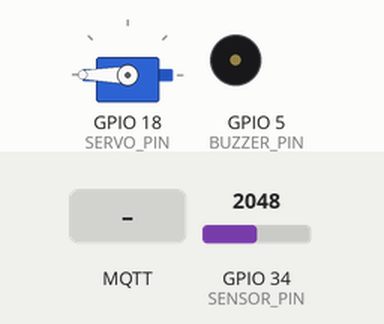
Recording of a sketch running on a simulated ESP32. On the bench: servo, buzzer (waves = sounding, pin HIGH). The test bench sets the inputs (shaded band); at power-on: GPIO 34 (SENSOR_PIN) = 2048. WiFi joins after 1.5 s; servers stay silent unless stated; no MQTT or app messages arrive unless stated; what the sketch prints to the serial monitor is not drawn.

Above: at 2.3 s.
2.4 s: GPIO 34 (SENSOR_PIN) set to 1572
5.4 s: GPIO 34 (SENSOR_PIN) set to 1467
At 6.0 s:
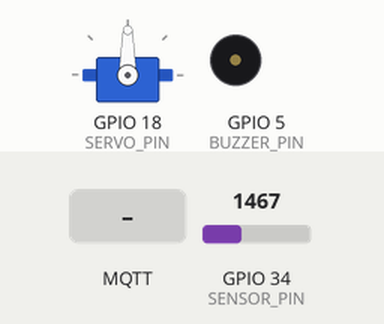
8.4 s: MQTT message "0" arrives on the first subscribed topic
At 9.6 s:
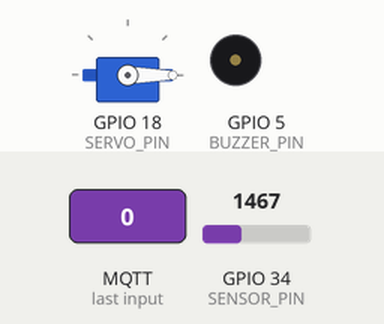
9.9 s: MQTT message "1" arrives on the third subscribed topic
At 10.8 s:
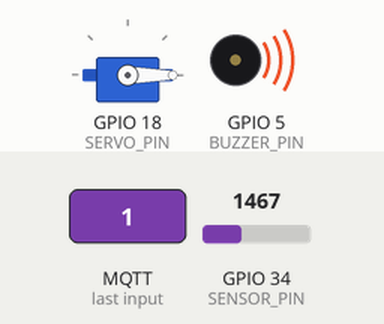
11.4 s: MQTT message "90" arrives on the second subscribed topic
At 11.9 s:
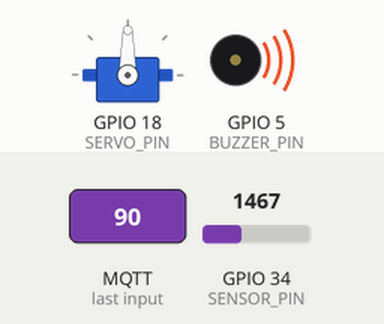
Timing chart, 0 to 13.9 s (numbered marks = the images above; inputs shaded):
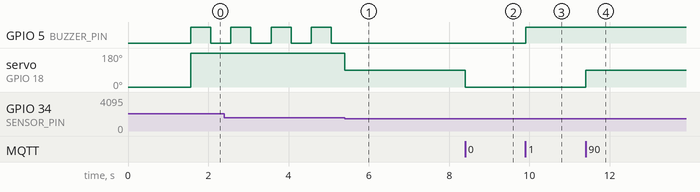

The sketch:

Posttest3.ino
```cpp
#include <WiFi.h>
#include <PubSubClient.h>
#include <ESP32Servo.h>

// ===== WIFI =====
const char* ssid = "yn's";
const char* password = "0987654321";

// ===== MQTT =====
const char* mqtt_server = "broker.emqx.io";

WiFiClient espClient;
PubSubClient client(espClient);

// ===== PIN =====
#define SENSOR_PIN 34
#define BUZZER_PIN 5
#define SERVO_PIN 18

Servo servo;

char mode[10] = "AUTO";
int manualServo = 0;
int manualBuzzer = 0;

unsigned long lastBlink = 0;
bool buzzerState = false;

unsigned long lastPublish = 0;

void ensureWiFi() {
  if (WiFi.status() != WL_CONNECTED) {
    Serial.println("Reconnect WiFi...");
    WiFi.begin(ssid, password);
    while (WiFi.status() != WL_CONNECTED) {
      delay(500);
      Serial.print(".");
    }
    Serial.println("\nWiFi Connected!");
  }
}

void callback(char* topic, byte* payload, unsigned int length) {

  char msg[20];
  memcpy(msg, payload, length);
  msg[length] = '\0';

  for (int i = 0; i < strlen(msg); i++) {
    if (msg[i] == '\n' || msg[i] == '\r') {
      msg[i] = '\0';
      break;
    }
  }

  Serial.print("TOPIC: ");
  Serial.println(topic);
  Serial.print("MSG: ");
  Serial.println(msg);

  // ===== MODE =====
  if (strcmp(topic, "bendungan/control/mode") == 0) {
    strcpy(mode, msg);
  }

  // ===== SERVO =====
  if (strcmp(topic, "bendungan/control/servo") == 0) {
    manualServo = atoi(msg);
  }

  // ===== BUZZER =====
  if (strcmp(topic, "bendungan/control/buzzer") == 0) {
    manualBuzzer = atoi(msg);
  }
}

void reconnect() {
  while (!client.connected()) {
    Serial.println("Connecting MQTT...");

    if (client.connect("ESP32_BENDUNGAN")) {
      Serial.println("MQTT Connected");

      client.subscribe("bendungan/control/mode");
      client.subscribe("bendungan/control/servo");
      client.subscribe("bendungan/control/buzzer");

    } else {
      Serial.print("Failed, rc=");
      Serial.print(client.state());
      Serial.println(" retry...");
      delay(2000);
    }
  }
}

void setup() {
  Serial.begin(115200);

  pinMode(BUZZER_PIN, OUTPUT);

  servo.attach(SERVO_PIN);
  servo.write(0);

  WiFi.begin(ssid, password);

  client.setServer(mqtt_server, 1883);
  client.setCallback(callback);
}

void loop() {

  ensureWiFi();

  if (!client.connected()) reconnect();
  client.loop();

  int sensorValue = analogRead(SENSOR_PIN);

  char status[10];
  char buzzerStatus[10];
  int servoPos = 0;

  Serial.print("MODE SEKARANG: ");
  Serial.println(mode);

  // ===== MODE AUTO =====
  if (strcmp(mode, "AUTO") == 0) {

    if (sensorValue <= 800) {
      strcpy(status, "AMAN");
      servoPos = 0;
      digitalWrite(BUZZER_PIN, LOW);
      strcpy(buzzerStatus, "OFF");
    }
    else if (sensorValue <= 1500) {
      strcpy(status, "WASPADA");
      servoPos = 90;
      digitalWrite(BUZZER_PIN, LOW);
      strcpy(buzzerStatus, "OFF");
    }
    else {
      strcpy(status, "BAHAYA");
      servoPos = 180;

      if (millis() - lastBlink > 500) {
        lastBlink = millis();
        buzzerState = !buzzerState;
        digitalWrite(BUZZER_PIN, buzzerState);
      }

      strcpy(buzzerStatus, "BLINK");
    }

    servo.write(servoPos);
  }

  // ===== MODE MANUAL =====
  else {

    strcpy(status, "MANUAL");

    servo.write(manualServo);
    servoPos = manualServo;

    if (manualBuzzer == 1) {
      digitalWrite(BUZZER_PIN, HIGH);
      strcpy(buzzerStatus, "ON");
    } else {
      digitalWrite(BUZZER_PIN, LOW);
      strcpy(buzzerStatus, "OFF");
    }
  }

  // ===== PUBLISH NON-BLOCKING =====
  if (millis() - lastPublish > 1000) {
    lastPublish = millis();

    char levelStr[10];
    sprintf(levelStr, "%d", sensorValue);

    char servoStr[10];
    sprintf(servoStr, "%d", servoPos);

    client.publish("bendungan/monitor/level", levelStr, true);
    client.publish("bendungan/monitor/status", status, true);
    client.publish("bendungan/monitor/servo", servoStr, true);
    client.publish("bendungan/monitor/buzzer", buzzerStatus, true);
  }
}
```

Measured:
- the behaviour switches between 1501 and 1500 on GPIO 34 (SENSOR_PIN) (found by bisection; images 0 and 1)
- after the input at 5.4 s, GPIO 5 (BUZZER_PIN): stops changing and stays LOW; servo on GPIO 18 (SERVO_PIN): 180° → 90° at once
- after the input at 8.4 s, servo on GPIO 18 (SERVO_PIN): 90° → 0° at once
- after the input at 9.9 s, GPIO 5 (BUZZER_PIN): LOW → HIGH at once
- after the input at 11.4 s, servo on GPIO 18 (SERVO_PIN): 0° → 90° at once
- by itself, GPIO 5 (BUZZER_PIN): alternates HIGH for 0.50 s and LOW for 0.50 s
